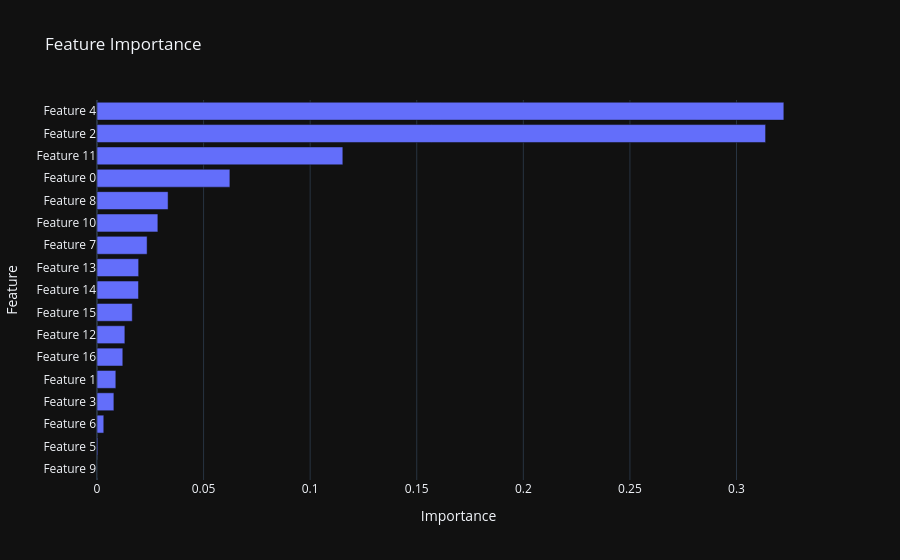

The notebook cell this image was saved under:
### Code cell
dt_visualizer.plot_feature_importance()

### Figure 1 — Plotly figure (JSON) as saved in the notebook; plotly's stock layout.template omitted (floating-point values rounded to 4 significant figures)
{"data": [{"orientation": "h", "x": [0.0, 0.0003922, 0.003187, 0.00793, 0.008838, 0.01211, 0.01308, 0.01654, 0.01947, 0.01954, 0.0235, 0.02855, 0.03334, 0.06233, 0.1153, 0.3136, 0.3222], "y": ["Feature 9", "Feature 5", "Feature 6", "Feature 3", "Feature 1", "Feature 16", "Feature 12", "Feature 15", "Feature 14", "Feature 13", "Feature 7", "Feature 10", "Feature 8", "Feature 0", "Feature 11", "Feature 2", "Feature 4"], "type": "bar"}], "layout": {"title": {"text": "Feature Importance"}, "xaxis": {"title": {"text": "Importance"}}, "yaxis": {"title": {"text": "Feature"}}, "showlegend": false}}
